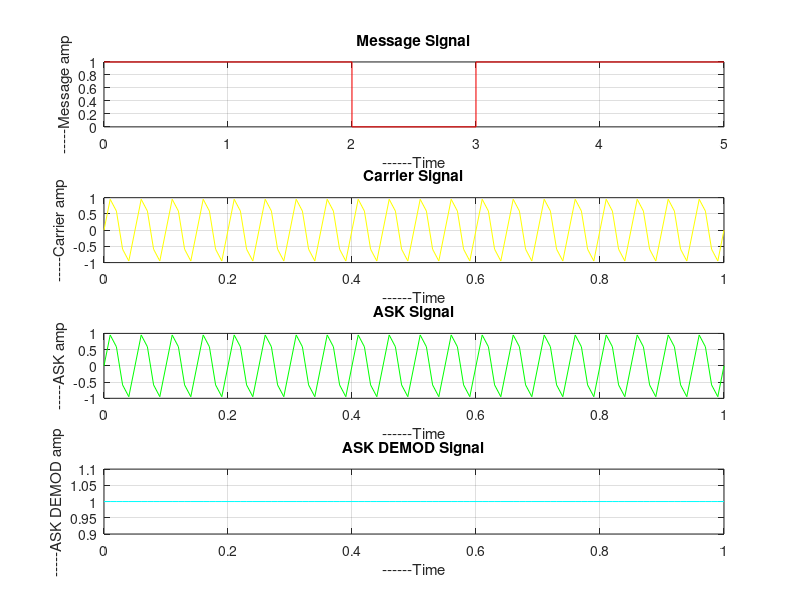

The MATLAB script that drew this image:
clc;
close all;
clear all;
clf;

fc=20;
n=[ 1 1 0 1 1 ];
l=length(n);

if (n(l)==1)
    n(l+1)=1;
else 
    n(l+1)=0;
end

l1=length(n);
t=0:l1-1;
subplot(4, 1, 1);
stairs(t, n, 'r');
title('Message Signal');
ylabel('-----Message amp');
xlabel('------Time');
grid on;


t1=0:.01:1;
c=sin(2*pi*fc*t1);
subplot(4, 1, 2);
plot(t1, c, 'y');
title('Carrier Signal');
ylabel('-----Carrier amp');
xlabel('------Time');
grid on;

for i=1:1
    for j=(i-1)*100:i*100
        if (n(i)==1)
            s(j+1)=c(j+1);
        else 
            s(j+1)=0;
        end
    end
end
            
subplot(4, 1, 3);
plot(t1, s, 'g');
title('ASK Signal');
ylabel('-----ASK amp');
xlabel('------Time');
grid on;


for i=1:1
    for j=(i-1)*100:i*100
        if(s(j+1)==c(j+1))
            x(j+1)=1;
        else
            x(j+1)=0;
        end
    end
end

subplot(4, 1, 4);
plot(t1, x, 'c');
title('ASK DEMOD Signal');
ylabel('-----ASK DEMOD amp');
xlabel('------Time');
grid on;


